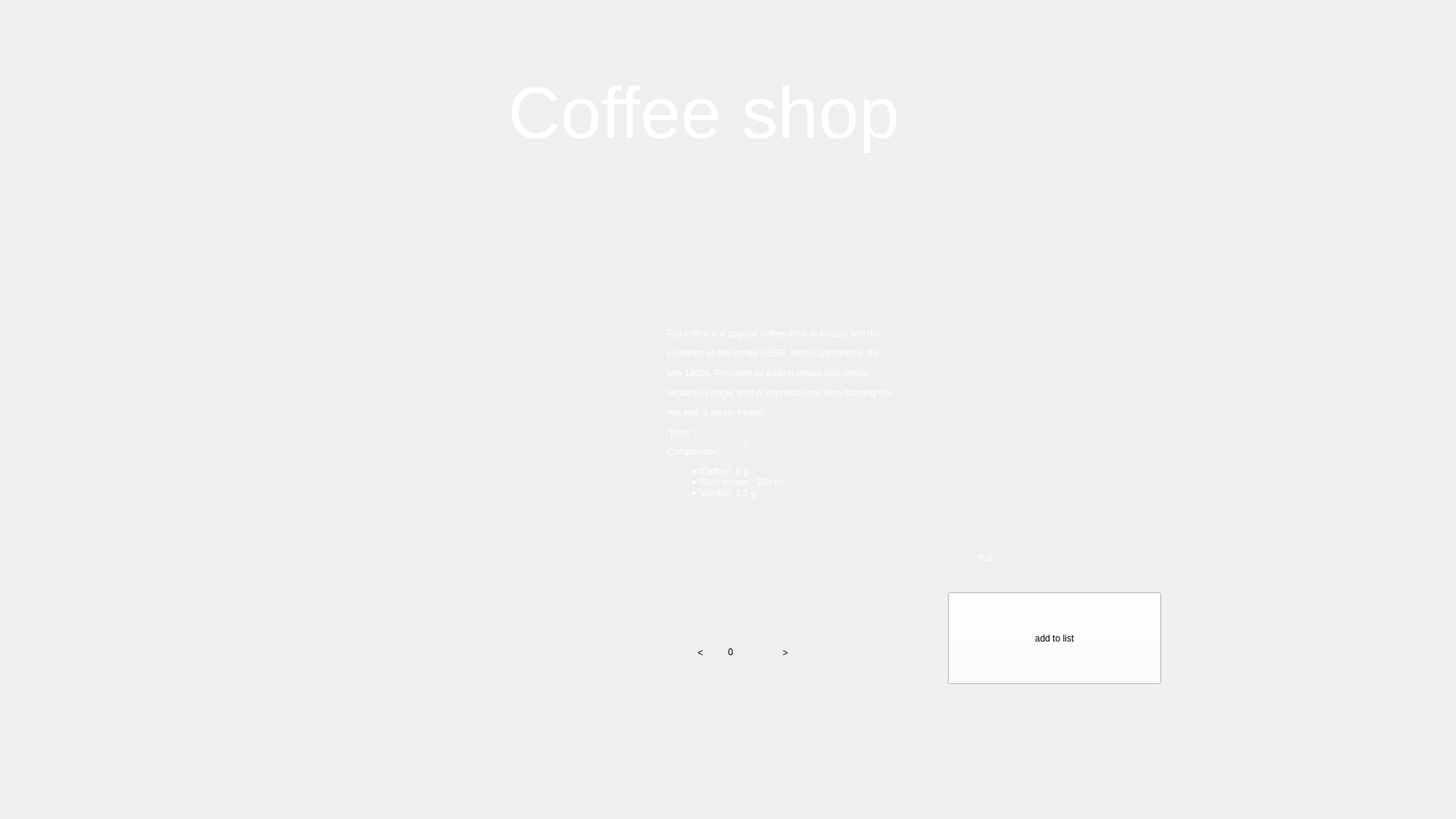
<?xml version="1.0" encoding="UTF-8"?>
<ui version="4.0">
 <class>RafForm</class>
 <widget class="QWidget" name="RafForm">
  <property name="geometry">
   <rect>
    <x>0</x>
    <y>0</y>
    <width>1920</width>
    <height>1080</height>
   </rect>
  </property>
  <property name="windowTitle">
   <string>Form</string>
  </property>
  <property name="styleSheet">
   <string notr="true"/>
  </property>
  <widget class="QLabel" name="Back">
   <property name="geometry">
    <rect>
     <x>0</x>
     <y>0</y>
     <width>1920</width>
     <height>1080</height>
    </rect>
   </property>
   <property name="styleSheet">
    <string notr="true">background-image: url(':/res/img/backgr.png');

background-repeat: no-repeat;
</string>
   </property>
   <property name="text">
    <string/>
   </property>
  </widget>
  <widget class="QLabel" name="label_2">
   <property name="geometry">
    <rect>
     <x>670</x>
     <y>80</y>
     <width>581</width>
     <height>141</height>
    </rect>
   </property>
   <property name="styleSheet">
    <string notr="true">position: absolute;
font: 700 26pt &quot;Segoe Script&quot;;
width: 328px;
height: 88px;
left: 796px;
top: 79px;
font-style: normal;
font-weight: 400;
font-size: 64px;
line-height: 88px;
color: #FFFFFF;
 border: none; 
outline: none;
background-position: center;
 background-repeat: no-repeat; 
background-color: transparent;</string>
   </property>
   <property name="text">
    <string>&lt;html&gt;&lt;head/&gt;&lt;body&gt;&lt;p&gt;&lt;span style=&quot; font-size:72pt;&quot;&gt;Coffee shop&lt;/span&gt;&lt;/p&gt;&lt;/body&gt;&lt;/html&gt;</string>
   </property>
  </widget>
  <widget class="QPushButton" name="Zerno">
   <property name="geometry">
    <rect>
     <x>89</x>
     <y>79</y>
     <width>130</width>
     <height>130</height>
    </rect>
   </property>
   <property name="styleSheet">
    <string notr="true">background-image: url(':/res/img/24.png');
background-position: center;
 background-repeat: no-repeat; 
background-color: transparent;
 border: none; 
outline: none;</string>
   </property>
   <property name="text">
    <string/>
   </property>
  </widget>
  <widget class="QLabel" name="label">
   <property name="geometry">
    <rect>
     <x>230</x>
     <y>310</y>
     <width>500</width>
     <height>591</height>
    </rect>
   </property>
   <property name="styleSheet">
    <string notr="true">background-image: url(':/res/img/Raf2.png');
background-position: center;
 background-repeat: no-repeat; </string>
   </property>
   <property name="text">
    <string/>
   </property>
  </widget>
  <widget class="QLabel" name="label_3">
   <property name="geometry">
    <rect>
     <x>880</x>
     <y>310</y>
     <width>711</width>
     <height>471</height>
    </rect>
   </property>
   <property name="styleSheet">
    <string notr="true">font: 700 18pt &quot;Segoe Script&quot;;
color: #FFFFFF;
</string>
   </property>
   <property name="text">
    <string>&lt;html&gt;&lt;head/&gt;&lt;body&gt;&lt;p&gt;Raf coffee is a popular coffee drink in Russia and the&lt;/p&gt;&lt;p&gt;countries of the former USSR, which appeared in the &lt;/p&gt;&lt;p&gt;late 1990s. Prepared by adding cream and vanilla &lt;/p&gt;&lt;p&gt;sugar to a single shot of espresso and then foaming the &lt;/p&gt;&lt;p&gt;mix with a steam heater.&lt;/p&gt;&lt;p&gt;&amp;quot;price&amp;quot;: &lt;/p&gt;&lt;p&gt;Composition:&lt;/p&gt;&lt;ul style=&quot;margin-top: 0px; margin-bottom: 0px; margin-left: 0px; margin-right: 0px; -qt-list-indent: 1;&quot;&gt;&lt;li style=&quot; margin-top:12px; margin-bottom:0px; margin-left:0px; margin-right:0px; -qt-block-indent:0; text-indent:0px;&quot;&gt;&amp;quot;Coffee&amp;quot;: 8 g.&lt;/li&gt;&lt;li style=&quot; margin-top:0px; margin-bottom:0px; margin-left:0px; margin-right:0px; -qt-block-indent:0; text-indent:0px;&quot;&gt;&amp;quot;Sour cream&amp;quot;: 200 ml.&lt;/li&gt;&lt;li style=&quot; margin-top:0px; margin-bottom:12px; margin-left:0px; margin-right:0px; -qt-block-indent:0; text-indent:0px;&quot;&gt;&amp;quot;Vanilla&amp;quot;: 1.5 g.&lt;/li&gt;&lt;/ul&gt;&lt;/body&gt;&lt;/html&gt;</string>
   </property>
  </widget>
  <widget class="QPushButton" name="Buttmin">
   <property name="geometry">
    <rect>
     <x>884</x>
     <y>820</y>
     <width>79</width>
     <height>81</height>
    </rect>
   </property>
   <property name="styleSheet">
    <string notr="true">font: 700 18pt &quot;Segoe Script&quot;;
background-image: url(:/res/img/whites.png);

 border: none; 
outline: none;</string>
   </property>
   <property name="text">
    <string>&lt;</string>
   </property>
  </widget>
  <widget class="QPushButton" name="Buttpl">
   <property name="geometry">
    <rect>
     <x>995</x>
     <y>820</y>
     <width>81</width>
     <height>81</height>
    </rect>
   </property>
   <property name="styleSheet">
    <string notr="true">font: 700 18pt &quot;Segoe Script&quot;;
background-image: url(:/res/img/whites.png);

 border: none; 
outline: none;</string>
   </property>
   <property name="text">
    <string>&gt;</string>
   </property>
  </widget>
  <widget class="QLabel" name="numberqwert">
   <property name="geometry">
    <rect>
     <x>960</x>
     <y>820</y>
     <width>91</width>
     <height>81</height>
    </rect>
   </property>
   <property name="statusTip">
    <string/>
   </property>
   <property name="whatsThis">
    <string/>
   </property>
   <property name="layoutDirection">
    <enum>Qt::LeftToRight</enum>
   </property>
   <property name="styleSheet">
    <string notr="true">font: 700 18pt &quot;Segoe Script&quot;;
 border: none; 
outline: none;
background-image: url(:/res/img/whites.png);
text-align: center;</string>
   </property>
   <property name="lineWidth">
    <number>1</number>
   </property>
   <property name="text">
    <string>&lt;html&gt;&lt;head/&gt;&lt;body&gt;&lt;p&gt;0&lt;/p&gt;&lt;/body&gt;&lt;/html&gt;</string>
   </property>
  </widget>
  <widget class="QPushButton" name="pushButton">
   <property name="geometry">
    <rect>
     <x>1250</x>
     <y>781</y>
     <width>281</width>
     <height>121</height>
    </rect>
   </property>
   <property name="styleSheet">
    <string notr="true">font: 700 25pt &quot;Segoe Script&quot;;
background-color: rgb(255, 255, 255);
background-color: rgb(255, 255, 255);</string>
   </property>
   <property name="text">
    <string>add to list</string>
   </property>
  </widget>
  <widget class="QLabel" name="L1">
   <property name="geometry">
    <rect>
     <x>980</x>
     <y>575</y>
     <width>49</width>
     <height>20</height>
    </rect>
   </property>
   <property name="styleSheet">
    <string notr="true">font: 700 18pt &quot;Segoe Script&quot;;
color: #FFFFFF;</string>
   </property>
   <property name="text">
    <string>0</string>
   </property>
  </widget>
  <widget class="QLabel" name="Lab1">
   <property name="geometry">
    <rect>
     <x>1290</x>
     <y>700</y>
     <width>251</width>
     <height>71</height>
    </rect>
   </property>
   <property name="styleSheet">
    <string notr="true">font: 700 27pt &quot;Segoe Script&quot;;
color: #FFFFFF;</string>
   </property>
   <property name="text">
    <string>Raf</string>
   </property>
  </widget>
  <zorder>Back</zorder>
  <zorder>Buttmin</zorder>
  <zorder>numberqwert</zorder>
  <zorder>label_2</zorder>
  <zorder>Zerno</zorder>
  <zorder>label</zorder>
  <zorder>label_3</zorder>
  <zorder>Buttpl</zorder>
  <zorder>pushButton</zorder>
  <zorder>L1</zorder>
  <zorder>Lab1</zorder>
 </widget>
 <resources/>
 <connections/>
</ui>
